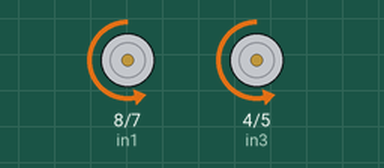
This sketch was run on a simulated Arduino Uno, built with avr-gcc and run on an emulated ATmega328P. On the bench: motor-driver pin pairs drawn as motors (green arrow = first pin HIGH = forward, orange = second pin HIGH = backward, longer = more drive, scaled by the enable pin).

Above: at 0.1 s.
At 24.1 s:
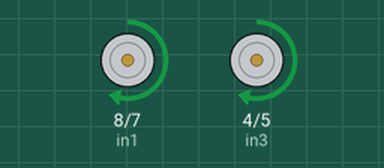
At 118.5 s:
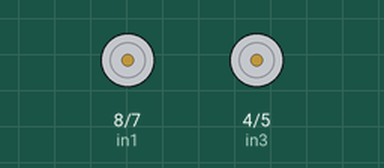
Timing chart, 0 to 129.5 s (numbered marks = the images above):
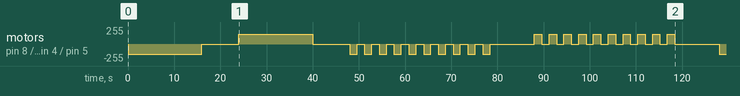

Measured:
- by itself, motor on pin 8 (in1) / pin 7 (in2), motor on pin 4 (in3) / pin 5 (in4): stopped → backward 150/255 at 0.00 s, → stopped 16.0 s later, → forward 150/255 8.0 s later, → stopped 16.0 s later, … (45 changes in this stretch)

The sketch:

DesignChallenge1-BAMBA.ino
```cpp
// Motor A connections
int enA = 9;  // Enable pin for Motor A
int in1 = 8;  // Input 1 for Motor A
int in2 = 7;  // Input 2 for Motor A

// Motor B connections
int enB = 3; // Enable pin for Motor B
int in3 = 4;  // Input 1 for Motor B
int in4 = 5;  // Input 2 for Motor B

void setup() {

  // Set the motor control pins as outputs
  pinMode(enA, OUTPUT);
  pinMode(in1, OUTPUT);
  pinMode(in2, OUTPUT);
  pinMode(enB, OUTPUT);
  pinMode(in3, OUTPUT);
  pinMode(in4, OUTPUT);

  // Initialize both motors to stop (zero speed)
  digitalWrite(in1, LOW);
  digitalWrite(in2, LOW);
  digitalWrite(in3, LOW);
  digitalWrite(in4, LOW);

  // Set the motor enable pins to control the speed
  analogWrite(enA, 150); // 255 is full speed, we went with 150 for the testing
  analogWrite(enB, 150); // 255 is full speed, we went with 150 for the testing
}

void loop() {

  //TEST1-FORWARD 5M

  // Spin both motors forward
  digitalWrite(in1, LOW);
  digitalWrite(in2, HIGH);
  digitalWrite(in3, LOW);
  digitalWrite(in4, HIGH);

  // Added a delay here to control the duration of the movement
  delay(16000); // Spin for 16 seconds or 5m of distance

  // Stop both motors
  digitalWrite(in1, LOW);
  digitalWrite(in2, LOW);
  digitalWrite(in3, LOW);
  digitalWrite(in4, LOW);

  // Added another delay here to control the pause between movements
  delay(8000); // Pause for 8 seconds


   //TEST2-REVERSE 5M

    // Spin both motors in reverse
  digitalWrite(in1, HIGH);
  digitalWrite(in2, LOW);
  digitalWrite(in3, HIGH);
  digitalWrite(in4, LOW);

  // Added a delay here to control the duration of the movement
  delay(16000); // Spin for 16 seconds or 5m of distance

  // Stop both motors
  digitalWrite(in1, LOW);
  digitalWrite(in2, LOW);
  digitalWrite(in3, LOW);
  digitalWrite(in4, LOW);

  // Added another delay here to control the pause between movements
  delay(8000); // Pause for 8 seconds


 //TEST3-INTERVALED FORWARD 0.5M

 for (int i = 0; i < 10; i++) { // Loop 10 times
  // Spin both motors forward
  digitalWrite(in1, LOW);
  digitalWrite(in2, HIGH);
  digitalWrite(in3, LOW);
  digitalWrite(in4, HIGH);

  // Added a delay here to control the duration of the movement
  delay(1600); // Spin for 1.6 seconds or 0.5m of distance

  // Stop both motors
  digitalWrite(in1, LOW);
  digitalWrite(in2, LOW);
  digitalWrite(in3, LOW);
  digitalWrite(in4, LOW);

  // Added another delay here to control the pause between movements
  delay(1600); // Pause for 1.6 seconds
 }

   // Stop both motors
  digitalWrite(in1, LOW);
  digitalWrite(in2, LOW);
  digitalWrite(in3, LOW);
  digitalWrite(in4, LOW);

  // Added another delay here to control the pause between movements
  delay(8000); // Pause for 8 seconds


 //TEST4-INTERVALED REVERSE 0.5M

 for (int i = 0; i < 10; i++) { // Loop 10 times
      // Spin both motors in reverse
  digitalWrite(in1, HIGH);
  digitalWrite(in2, LOW);
  digitalWrite(in3, HIGH);
  digitalWrite(in4, LOW);

  // Added a delay here to control the duration of the movement
  delay(1600); // Spin for 1.6 seconds or 0.5m of distance

  // Stop both motors
  digitalWrite(in1, LOW);
  digitalWrite(in2, LOW);
  digitalWrite(in3, LOW);
  digitalWrite(in4, LOW);

  // Added another delay here to control the pause between movements
  delay(1600); // Pause for 1.6 seconds
 }

   // Stop both motors
  digitalWrite(in1, LOW);
  digitalWrite(in2, LOW);
  digitalWrite(in3, LOW);
  digitalWrite(in4, LOW);

  // Added another delay here to control the pause between movements
  delay(8000); // Pause for 8 seconds


 //TEST5-FORWARD REVERSE CYCLE  1M

 for (int i = 0; i < 10; i++) {

  // Spin both motors forward
  digitalWrite(in1, LOW);
  digitalWrite(in2, HIGH);
  digitalWrite(in3, LOW);
  digitalWrite(in4, HIGH);

  // Added a delay here to control the duration of the movement
  delay(3200); // Spin for 3.2 seconds or 1m  of distance

  // Stop both motors
  digitalWrite(in1, LOW);
  digitalWrite(in2, LOW);
  digitalWrite(in3, LOW);
  digitalWrite(in4, LOW);

  // Added another delay here to control the pause between movements
  delay(1600); // Pause for 1.6 second

      // Spin both motors in reverse
  digitalWrite(in1, HIGH);
  digitalWrite(in2, LOW);
  digitalWrite(in3, HIGH);
  digitalWrite(in4, LOW);

  // Added a delay here to control the duration of the movement
  delay(3200); // Spin for 3.2 seconds or 1m of distance

  // Stop both motors
  digitalWrite(in1, LOW);
  digitalWrite(in2, LOW);
  digitalWrite(in3, LOW);
  digitalWrite(in4, LOW);

  // Added another delay here to control the pause between movements
  delay(1600); // Pause for 1.6 seconds
}

  // Stop both motors
  digitalWrite(in1, LOW);
  digitalWrite(in2, LOW);
  digitalWrite(in3, LOW);
  digitalWrite(in4, LOW);

  // Added the final delay here to reset
  delay(60000); // Pause for 1 minute to restart the whole experiment

}
```
